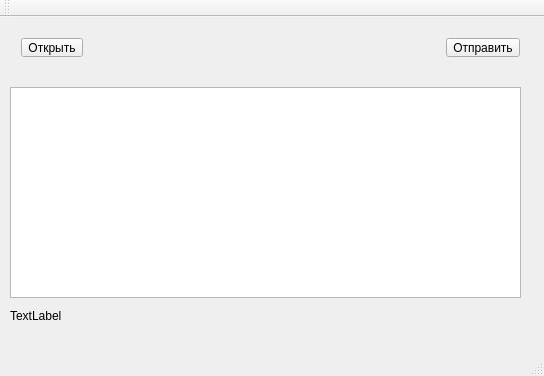
<?xml version="1.0" encoding="UTF-8"?>
<ui version="4.0">
 <class>MainWindow</class>
 <widget class="QMainWindow" name="MainWindow">
  <property name="geometry">
   <rect>
    <x>0</x>
    <y>0</y>
    <width>544</width>
    <height>376</height>
   </rect>
  </property>
  <property name="windowTitle">
   <string>MainWindow</string>
  </property>
  <widget class="QWidget" name="centralWidget">
   <widget class="QWidget" name="horizontalLayoutWidget">
    <property name="geometry">
     <rect>
      <x>10</x>
      <y>10</y>
      <width>521</width>
      <height>41</height>
     </rect>
    </property>
    <layout class="QHBoxLayout" name="horizontalLayout">
     <item>
      <widget class="QToolButton" name="tbtnOpen">
       <property name="text">
        <string>Открыть</string>
       </property>
      </widget>
     </item>
     <item>
      <spacer name="horizontalSpacer">
       <property name="orientation">
        <enum>Qt::Horizontal</enum>
       </property>
       <property name="sizeHint" stdset="0">
        <size>
         <width>40</width>
         <height>20</height>
        </size>
       </property>
      </spacer>
     </item>
     <item>
      <widget class="QToolButton" name="tbtnSend">
       <property name="text">
        <string>Отправить</string>
       </property>
      </widget>
     </item>
    </layout>
   </widget>
   <widget class="QLabel" name="label">
    <property name="geometry">
     <rect>
      <x>10</x>
      <y>290</y>
      <width>511</width>
      <height>17</height>
     </rect>
    </property>
    <property name="text">
     <string>TextLabel</string>
    </property>
   </widget>
   <widget class="QTextBrowser" name="textBrowser">
    <property name="geometry">
     <rect>
      <x>10</x>
      <y>70</y>
      <width>511</width>
      <height>211</height>
     </rect>
    </property>
   </widget>
  </widget>
  <widget class="QMenuBar" name="menuBar">
   <property name="geometry">
    <rect>
     <x>0</x>
     <y>0</y>
     <width>544</width>
     <height>22</height>
    </rect>
   </property>
  </widget>
  <widget class="QToolBar" name="mainToolBar">
   <attribute name="toolBarArea">
    <enum>TopToolBarArea</enum>
   </attribute>
   <attribute name="toolBarBreak">
    <bool>false</bool>
   </attribute>
  </widget>
  <widget class="QStatusBar" name="statusBar"/>
 </widget>
 <layoutdefault spacing="6" margin="11"/>
 <resources/>
 <connections/>
</ui>
